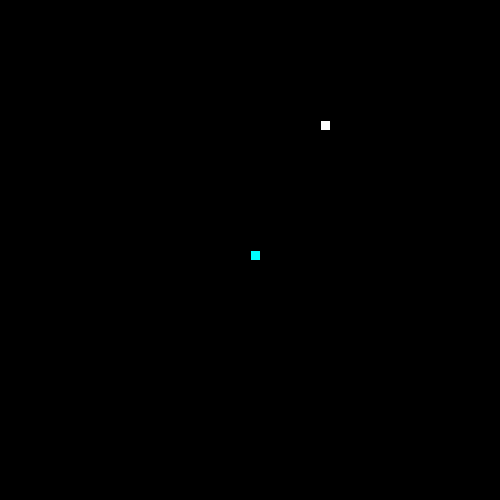
Frame 1 (no input)
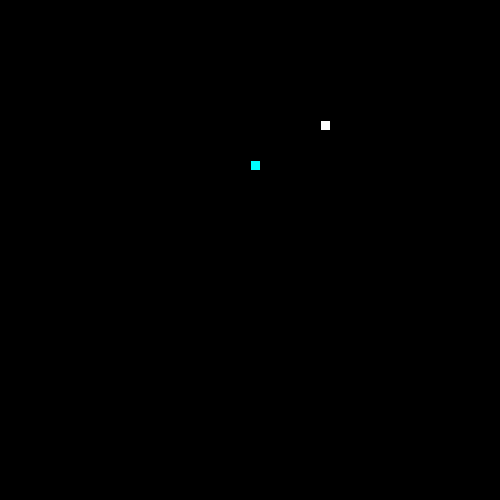
Frame 60 (the mouse pressed at the canvas centre just before this capture)
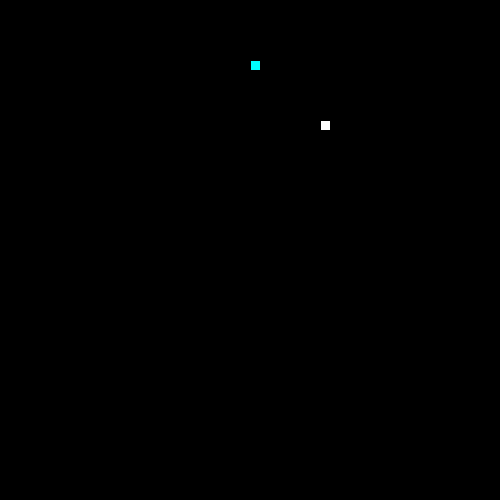
Frame 120 (the mouse held since frame 60 and released just before this capture)

The Processing sketch that drew these frames (run headless with seeded random() and noise(); from frame 60 on, the mouse is pressed at the canvas centre):

// Processing sketch: SnakeRecipe
// ── SnakeRecipe.pde

// 1. Follow the recipe instructions inside the Segment class.

// The Segment class will be used to represent each part of the moving snake.

class Segment {
int x= 0;
int y= 0;
  //2. Create x and y member variables to hold the location of each segment.

  // 3. Add a constructor with parameters to initialize each variable.
 Segment(int x, int y) {
this.x=x;
 this.y=y;
  }
  // 4. Add getter and setter methods for both the x and y member variables.
  int getX(){
    return x;
  }
   int getY(){
    return y;
  }
void setX(int x){
  this.x= x;  
  }
  void setY(int y){
  this.y= y;  
  }
  
}


// 5. Create (but do not initialize) a Segment variable to hold the head of the Snake
Segment head;


// 6. Create and initialize a String to hold the direction of your snake e.g. "up"
String direction= "up";


// 7. Create and initialize a variable to hold how many pieces of food the snake has eaten.
// give it a value of 1 to start.
String numOfFoodConsumed= new String();

// 8. Create and initialize foodX and foodY variables to hold the location of the food.
int foodX = ((int)random(50)*10);
int foodY = ((int)random(50)*10);
// (Hint: use the random method to set both the x and y to random locations within the screen size (500 by 500).)

//int foodX = ((int)random(50)*10);



void setup() {

  // 9. Set the size of your sketch (500 by 500).

  size(500, 500);


  // 10. initialize your head to a new segment.
head= new Segment(250,250);

  // 11. Use the frameRate(int rate) method to set the rate to 20.
   
frameRate(20);
}


void draw() {

  background(0);


  //12. Call the manageTail, drawFood, drawSnake, move, and collision methods.
  manageTail();
  drawFood();
  drawSnake();
  move();
  collision();
}


// 13. Complete the drawFood method below. (Hint: each piece of food should be a 10 by 10 rectangle).

void drawFood() {
  fill(255,255,255);
  rect(foodX, foodY, 10, 10);
}


//14. Draw the snake head (use a 10 by 10 rectangle)

void drawSnake() {

 fill(0,255,255);
  rect(head.getX(), head.getY(), 10, 10);
  
  //test your code
}


// 15. Complete the move method below.

void move() {

  // 16. Using a switch statement, make your snake head move by 10 pixels in the correct direction.
  //This is an incomplete switch statement:
 
 
  switch(direction) {
  case "up":
     head.setY(head.getY()-10);
    break;
  case "down":
    head.setY(head.getY()+10);
    break;
  case "left":
    head.setX(head.getX()-10);
    break;
  case "right":
     head.setX(head.getX()+10);
    break;
  }



  // 17. Call the checkBoundaries method to make sure the snake head doesn't go off the screen.
  checkBoundaries();
}


// 18. Complete the keyPressed method below. Use if statements to set your direction variable depending on what key is pressed.

void keyPressed() {
    if (keyCode == UP) {
     if(!direction.equals("down")){
  direction="up";
}
    }
    if (keyCode == DOWN) {
      if(!direction.equals("up")){
  direction="down";
}
    }
    if (keyCode == LEFT) {
      if(!direction.equals("right")){
  direction="left";
}
    }
    if (keyCode == RIGHT) {
      if(!direction.equals("left")){
  direction="right";
}
    }
    
    
}



// 19. check if your head is out of bounds (teleport your snake head to the other side).

void checkBoundaries() {
  
  if(head.getX()>=width){
    head.setX(0);
  }
  if(head.getY()>=height){
    head.setY(0);
  }
    if(head.getX()<0){
    head.setX(width-10);
  }
  if(head.getY()<0){
    head.setY(height-10);
  }
  
}



//20. Make sure that the key for your current direction’s opposite doesn’t work(i.e. If you’re going up, down key shouldn’t work)

//DONE


// 21. Complete the missing parts of the collision method below.

void collision() {

  // If the segment is colliding with a piece of food...
     // Increase the amount of food eaten and set foodX and foodY to new random locations.
  
    if(head.getX()==foodX && head.getY()==foodY){
     foodX=(int)random(width/10)*10;
     foodY=(int)random(height/10)*10;
    }
    
}



/**
 
 ** Part 2: making the tail (the rest of the snake)
 
 **/

//  1. Create and initialize an ArrayList of Segments. (This will be your snake tail!)
ArrayList<Segment> segments= new ArrayList<Segment>();
//segment.add

// 2. Complete the missing parts of the manageTail method below and call it in the draw method.

void manageTail() {

  //Call the drawTail and checkTailCollision methods.
drawTail();
checkTailCollision();
  // Add a new Segment to your ArrayList that has the same X and Y as the head of your snake


  // To keep your tail the right length:
  // while the tail size is greater than the number of food pieces eaten, remove the first Segment in your tail.

}

void drawTail() {
    // Draw a 10 by 10 rectangle for each Segment in your snake ArrayList.
}


// 3. Complete the missing parts of the bodyCollision method below.

void checkTailCollision() {

  // If your head has the same location as one of your segments...

  // reset your food variable

  //Call this method at the beginning of your manageTail method.
}
